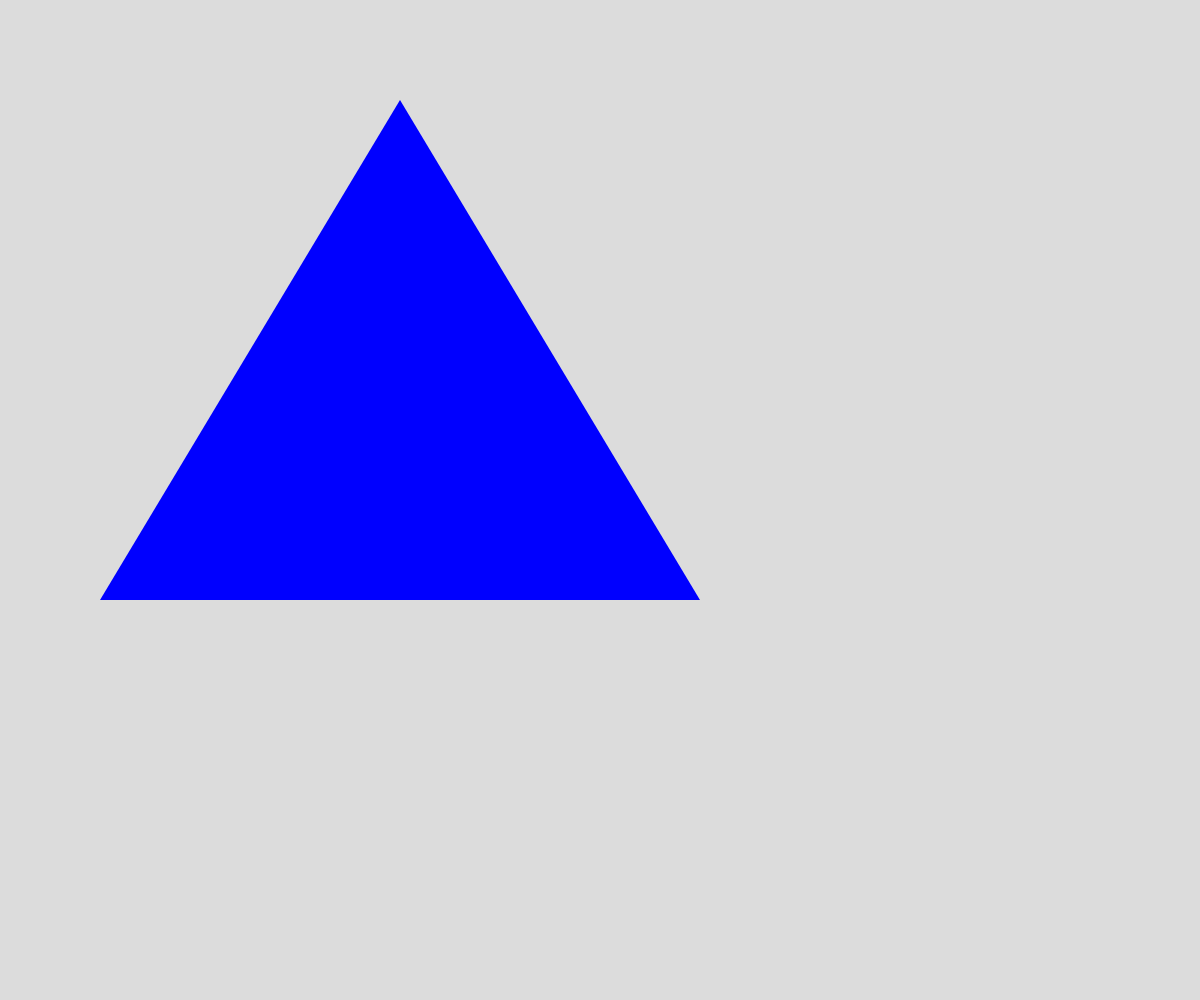
Frame 1 (no input)
Frame 60 (no input): identical to frame 1, image omitted
Frame 120 (the mouse pressed at the canvas centre since frame 60): identical to frame 1, image omitted

The p5.js sketch that drew this single still picture (run headless with seeded random() and noise() and a simulated clock; from frame 60 on, the mouse is pressed at the canvas centre):

// p5.js sketch
// ── sketch.js
// Sierpinski Triangle - Recursion Example
// Dan Schellenberg
// Dec 19, 2018
// based off a Python version here: https://runestone.academy/runestone/static/pythonds/Recursion/pythondsSierpinskiTriangle.html

let triangleVertices = [
    {x: 400, y :100}, 
    {x: 100, y :600}, 
    {x: 700, y :600}];

let depth = 0;

function setup() {
  createCanvas(windowWidth, windowHeight);
  console.log(getMidpoint(triangleVertices[0], triangleVertices[1]));
}

function draw() {
  background(220);
  sierpinski(triangleVertices, depth);
}

function mouseClicked() {
  depth++;
}

function sierpinski(points, degree) {
  let theColors = ["blue", "red", "green", "white", "yellow", "violet", "orange", "black"];
  // console.log(theColors.length-1-degree);
  fill(theColors[degree]);
  noStroke();
  triangle(points[0].x, points[0].y, points[1].x, points[1].y, points[2].x, points[2].y);
  if (degree > 0) {
    sierpinski([points[0], 
                getMidpoint(points[0], points[1]), 
                getMidpoint(points[0], points[2])], 
                degree-1);
    
    sierpinski([points[1], 
                getMidpoint(points[0], points[1]), 
                getMidpoint(points[1], points[2])], 
                degree-1);

    sierpinski([points[2], 
                getMidpoint(points[2], points[1]), 
                getMidpoint(points[0], points[2])], 
                degree-1);
    
  }
}

function getMidpoint(point1, point2) {
  let newX = (point1.x + point2.x)/2;
  let newY = (point1.y + point2.y)/2;
  return {x: newX, y: newY};
}
